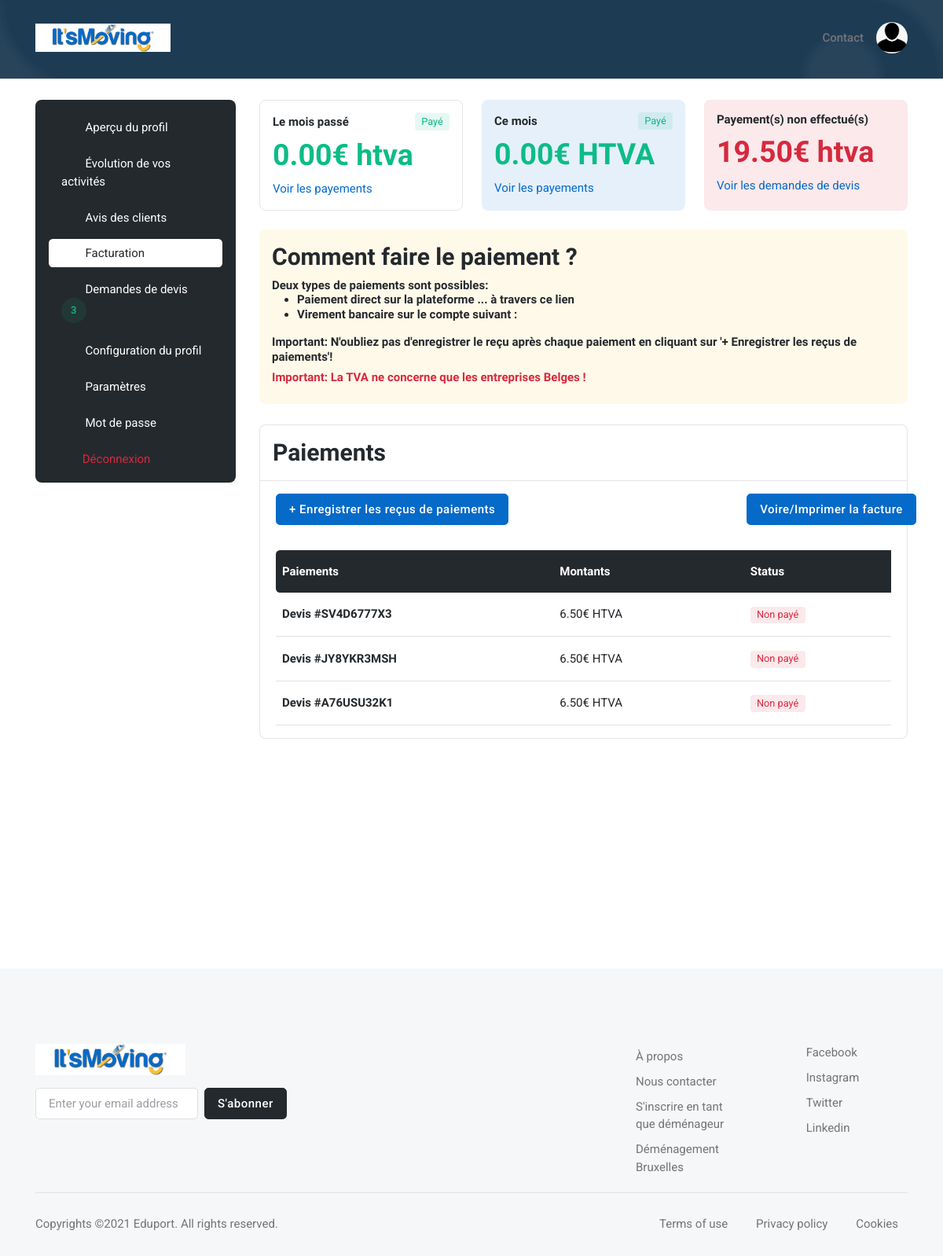
Page /user/billing/ (signed in) on the earlier database version.
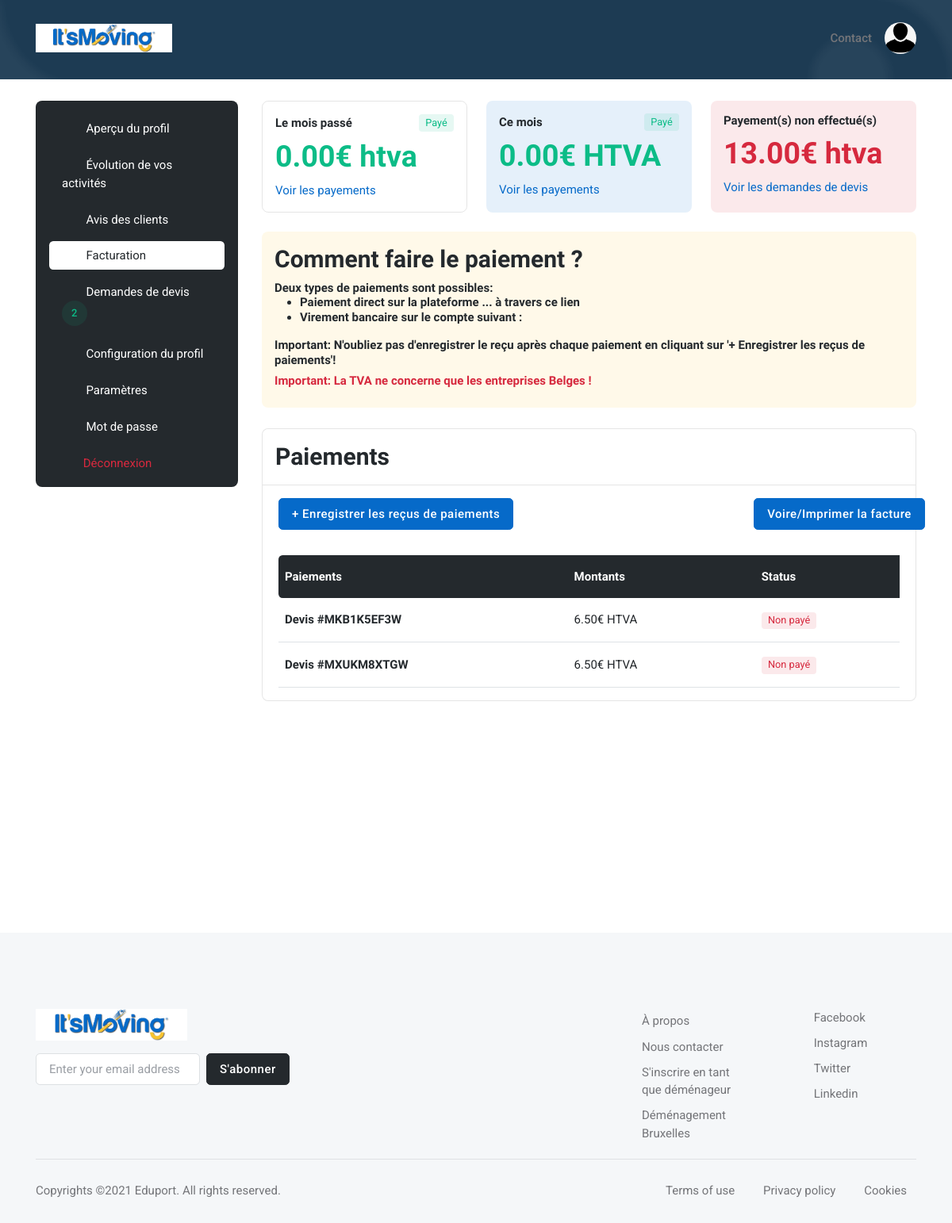
Same page on the later database version.
### base_app/models.py (models this page shows, shortened)
class Mover_Quote_Request(models.Model):
    created = models.DateTimeField(auto_now_add=True)
    quote_request = models.ForeignKey(Quote_Request, on_delete=models.CASCADE)
    treated = models.BooleanField(default=False)
    rejected = models.BooleanField(default=False)
    paid = models.CharField(max_length=20, default='Non payé') #can be 'Non payé' or 'Payé' or 'Vérification en cours...'
    mover = models.ForeignKey(Mover, on_delete=models.CASCADE)

class Quote_Request(models.Model):
    ref = models.CharField(max_length=30)
    country = models.ForeignKey(Country, on_delete=models.CASCADE, default="")
    City_Departure = models.CharField(max_length=300)
    Adresse_Departure = models.CharField(max_length=300)
    Postal_Code_Departure = models.IntegerField()
    Residence_Number_or_Name_Departure = models.CharField(max_length=300)
    Residence_Departure = models.CharField(max_length=300)
    Number_Room_Departure = models.IntegerField()
    Country_Arrival = models.CharField(max_length=300, default="")
    City_Arrival = models.CharField(max_length=300)
    Adresse_Arrival = models.CharField(max_length=300)
    Residence_Number_or_Name_Arrival = models.CharField(max_length=300)
    Postal_Code_Arrival = models.IntegerField()
    Residence_Arrival = models.CharField(max_length=300)
    packing_service = models.BooleanField(default=False)
    packaging_materials = models.BooleanField(default=False)
    furniture_assembly_disassembly = models.BooleanField(default=False)
    furniture_storage = models.BooleanField(default=False)
    Additional_informations = models.CharField(max_length=300)
    firstname = models.CharField(max_length=300, default="")
    lastname = models.CharField(max_length=300, default="")
    email = models.EmailField(default="")
    email_sent_to_customer = models.BooleanField(default=False)
    phone_number = models.CharField(max_length=30, default="")
    created = models.DateTimeField(auto_now_add=True)
    distributed = models.BooleanField(default=False)
    moving_date = models.DateTimeField(auto_now_add=False)
    moving_date1 = models.DateTimeField(auto_now_add=False)
    moving_date2 = models.DateTimeField(auto_now_add=False)
    moving_type1 = models.ForeignKey(Moving_Type1, on_delete=models.CASCADE)
    moving_type2 = models.ForeignKey(Moving_Type2, on_delete=models.CASCADE)

### user/models.py (models this page shows)
class Payment(models.Model):
    amount = models.DecimalField(max_digits=5, decimal_places=2, default=6.5)
    created = models.DateTimeField(auto_now_add=True)
    tva = models.DecimalField(max_digits=5, decimal_places=2, default=1.36)

### user/views.py (the view, shortened to what this page needs)
# urls.py: path('billing/', views.billing, name='billing'),
@login_required
def billing(request):
    mover = Mover.objects.filter(user_id=request.user.id).last()
    number_quote_request = Mover_Quote_Request.objects.filter(mover_id=mover.id, treated=False, rejected=False).count()
    mover_quote_requests = Mover_Quote_Request.objects.filter(mover_id=mover.id, rejected=False).order_by('-id')
    payment_info = Payment.objects.all().last()
    today = datetime.date.today()
    quote_request_payments = Quote_Request_Payment.objects.filter(mover_id=mover.id)
    number_quote_request_paid_actual_month = \
        Mover_Quote_Request.objects.filter(mover_id=mover.id, rejected=False, paid="Payé", created__month=today.month). \
            count()
    sum_quote_request_paid_actual_month_htva = number_quote_request_paid_actual_month * payment_info.amount
    last_month = today.month - 1
    number_quote_request_paid_last_month = \
        Mover_Quote_Request.objects.filter(mover_id=mover.id, rejected=False, paid="Payé", created__month=last_month). \
            count()
    sum_quote_request_paid_last_month_htva = number_quote_request_paid_last_month * payment_info.amount
    number_quote_request_unpaid = Mover_Quote_Request.objects.filter(mover_id=mover.id, rejected=False, paid="Non payé") \
        .count()
    sum_quote_request_unpaid_htva = number_quote_request_unpaid * payment_info.amount
    return render(request, 'user/profile/billing.html', {'mover': mover, 'number_quote_request': number_quote_request,
                                                         'mover_quote_requests': mover_quote_requests, 'payment_info':
                                                             payment_info, 'sum_quote_request_paid_actual_month_htva':
                                                             sum_quote_request_paid_actual_month_htva,
                                                         'sum_quote_request_paid_last_month_htva':
                                                             sum_quote_request_paid_last_month_htva,
                                                         'sum_quote_request_unpaid_htva': sum_quote_request_unpaid_htva,
                                                         'quote_request_payments': quote_request_payments
                                                         })

### user/templates/user/profile/billing.html (shortened to what this page needs)
{% extends 'base_app/base.html' %}
{% load static %}
{% block main %}
    <section class="pt-0">
        <div class="container-fluid px-0">
            <div class="bg-blue h-100px h-md-100px rounded-0" style="background:url({% static 'base_app/assets/images/pattern/04.png' %}) no-repeat center center; background-size:cover;">
            </div>
        </div>
    </section>
	<section class="pt-2">
		<div class="container">
			<div class="row">
				<div class="col-xl-3">
					<nav class="navbar navbar-light navbar-expand-xl mx-0">
						<div class="offcanvas offcanvas-end" tabindex="-1" id="offcanvasNavbar" aria-labelledby="offcanvasNavbarLabel">
							<div class="offcanvas-body p-3 p-xl-0">
								<div class="bg-dark border rounded-3 pb-0 p-3 w-100">
									<div class="list-group list-group-dark list-group-borderless">
										<a class="list-group-item" href="{% url 'preview' %}"><i class="bi bi-person-lines-fill fa-fw me-2"></i>
											Aperçu du profil
										</a>
										<a class="list-group-item" href="{% url 'statistic' %}"><i class="bi bi-graph-up fa-fw me-2"></i>
                                            Évolution de vos activités
                                        </a>
                                        <a class="list-group-item" href="{% url 'reviews' %}"><i class="bi bi-star fa-fw me-2"></i>
                                            Avis des clients
                                        </a>
                                        <a class="list-group-item active" href="{% url 'billing' %}"><i class="bi bi-wallet2 fa-fw me-2"></i>
                                            Facturation
                                        </a>
										<a class="list-group-item" href="{% url 'quote_request' %}"><i class="bi bi-folder-check fa-fw me-2"></i>
											Demandes de devis
                                            {% if number_quote_request != 0 %}
												<span class="btn btn-sm btn-success-soft btn-round me-1 mb-0">
													{{number_quote_request}}
												</span>
											{% endif %}
										</a>
										<a class="list-group-item" href="{% url 'edit_profile' %}"><i class="bi bi-pencil-square fa-fw me-2"></i>
											Configuration du profil
										</a>
										<a class="list-group-item" href="{% url 'settings' %}"><i class="bi bi-gear fa-fw me-2"></i>
											Paramètres
										</a>
										<a class="list-group-item" href="{% url 'user_password_change' %}"><i class="bi bi-lock fa-fw me-2"></i>
											Mot de passe
										</a>
										<form action="{% url 'logout_user' %}" method="POST">
											<button type="submit" class="list-group-item text-danger bg-danger-soft-hover">
												<i class="fas fa-sign-out-alt fa-fw me-2"></i>Déconnexion
											</button>
                        				</form>
									</div>
								</div>
							</div>
						</div>
					</nav>
				</div>
				<div class="col-xl-9">
                    <div class="row g-4 mb-4">
                        <div class="col-sm-4">
                            <div class="border p-3 rounded-3 h-100">
                                <div class="d-flex mb-1 justify-content-between align-items-center">
                                    <h6 class="mb-0">Le mois passé </h6>
                                    <span class="badge bg-success bg-opacity-10 text-success ms-2 mb-0">Payé</span>
                                </div>
                                <h2 class="mb-2 mt-2 text-success">
                                    {{sum_quote_request_paid_last_month_htva}}€ htva
                                </h2>
                                <a href="#">Voir les payements</a>
                            </div>
                        </div>
                        <div class="col-sm-4">
                            <div class="bg-primary bg-opacity-10 h-100 p-3 rounded-3">
                                <div class="d-flex mb-1 justify-content-between align-items-center">
                                    <h6 class="mb-0">Ce mois </h6>
                                    <span class="badge bg-success bg-opacity-10 text-success ms-2 mb-0">Payé</span>
                                </div>
                                <h2 class="mb-2 mt-2 text-success">
                                    {{sum_quote_request_paid_actual_month_htva}}€ HTVA
                                </h2>
                                <a href="#">Voir les payements</a>
                            </div>
                        </div>
                        <div class="col-sm-4">
                            <div class="bg-danger bg-opacity-10 h-100 p-3 rounded-3">
                                <h6 class="mb-0">Payement(s) non effectué(s)</h6>
                                <h2 class="mb-2 mt-2 bg-opacity-10 text-danger">
                                    {{sum_quote_request_unpaid_htva}}€ htva
                                </h2>
                                <a href="#">Voir les demandes de devis</a>
                            </div>
                        </div>
                        <div class="col-sm-12">
                            <div class="bg-warning bg-opacity-10 h-100 p-3 rounded-3">
                                <div class="d-flex mb-1 justify-content-between align-items-center">
                                    <h3 class="mb-0">Comment faire le paiement ? </h3>
                                </div>
                                <h6 class="mb-2 mt-2">
                                    Deux types de paiements sont possibles:
                                    <ul>
                                        <li>
                                            Paiement direct sur la plateforme ... à travers ce lien
                                        </li>
                                        <li>
                                            Virement bancaire sur le compte suivant :
                                        </li>
                                    </ul>
                                </h6>
                                <h6>
                                    Important: N'oubliez pas d'enregistrer le reçu après chaque paiement en cliquant
                                    sur '+ Enregistrer les reçus de paiements'!
                                </h6>
                                <h6 class="text-danger">
                                    Important: La TVA ne concerne que les entreprises Belges !
                                </h6>
                            </div>
                        </div>
                    </div>
                    <div class="card border rounded-3">
                        <div class="card-header border-bottom">
                            <h3 class="mb-0">Paiements</h3>
                        </div>
                        <div class="card-body">
                            <div class="row g-3 align-items-center justify-content-between mb-4">
                                <div class="col-md-8">
                                    <a type="button" class="btn btn-primary" href="{% url 'add_proof_payment' mover.id %}" style="text-align: right">
                                        + Enregistrer les reçus de paiements
                                    </a>
                                </div>
                                <div class="col-md-3">
                                    {% if mover_quote_requests %}
                                        <a type="button" class="btn btn-primary" href="{% url 'payment' mover.id %}" style="text-align: right">
                                            Voire/Imprimer la facture
                                        </a>
                                    {% endif %}
                                </div>
                            </div>
                            <div class="table-responsive border-0">
                                <table class="table table-dark-gray align-middle p-4 mb-0 table-hover">
                                    <thead>
                                        <tr>
                                            <th scope="col" class="border-0 rounded-start">Paiements</th>
                                            <th scope="col" class="border-0">Montants</th>
                                            <th scope="col" class="border-0">Status</th>
                                        </tr>
                                    </thead>
                                    <tbody>
                                        {% for mover_quote_request in mover_quote_requests %}
                                            <tr>
                                                <td>
                                                    <h6 class="mt-2 mt-lg-0 mb-0">
                                                        <a href="#">Devis #{{mover_quote_request.quote_request.ref}}</a>
                                                    </h6>
                                                </td>
                                                <td>{{payment_info.amount}}€ HTVA
                                                    <a href="#" class="h6 mb-0" role="button" id="dropdownShare" data-bs-toggle="dropdown" aria-expanded="false">
                                                        <i class="bi bi-info-circle-fill"></i>
                                                    </a>
                                                </td>
                                                <td class="text-center text-sm-start">
                                                    {% if mover_quote_request.paid == 'Non payé' %}
                                                        <span class="badge bg-danger bg-opacity-10 text-danger">
                                                            {{mover_quote_request.paid}}
                                                        </span>
                                                    {% elif mover_quote_request.paid == 'Payé' %}
                                                        <span class="badge bg-success bg-opacity-10 text-success">
                                                            {{mover_quote_request.paid}}
                                                        </span>
                                                    {% elif mover_quote_request.paid == 'Vérification en cours...' %}
                                                        <span class="badge bg-warning bg-opacity-10 text-warning">
                                                            {{mover_quote_request.paid}}
                                                        </span>
                                                    {% endif %}
                                                </td>
                                            </tr>
                                        {% endfor %}
                                    </tbody>
                                </table>
                            </div>
                        </div>
                    </div>
				</div>
			</div>
		</div>
	</section>
{% endblock %}

Differences in the rows shown:
removed Mover_Quote_Request: quote_request.ref "SV4D6777X3", {{ payment_info.amount }} "6.50", paid "Non payé"
removed Mover_Quote_Request: quote_request.ref "JY8YKR3MSH", {{ payment_info.amount }} "6.50", paid "Non payé"
removed Mover_Quote_Request: quote_request.ref "A76USU32K1", {{ payment_info.amount }} "6.50", paid "Non payé"
added Mover_Quote_Request: quote_request.ref "MKB1K5EF3W", {{ payment_info.amount }} "6.50", paid "Non payé"
added Mover_Quote_Request: quote_request.ref "MXUKM8XTGW", {{ payment_info.amount }} "6.50", paid "Non payé"
Other differences:
{{ number_quote_request }}: "3" → "2"
{{ sum_quote_request_unpaid_htva }}: "19.50" → "13.00"
